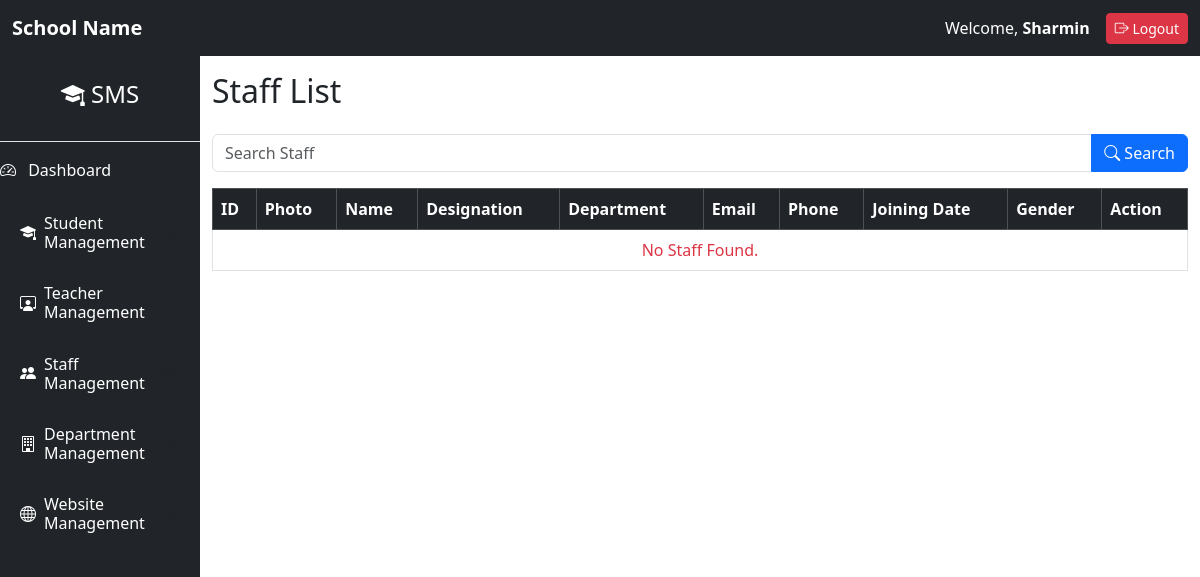
/staffs/ (signed in), run on an earlier commit of the app's database.
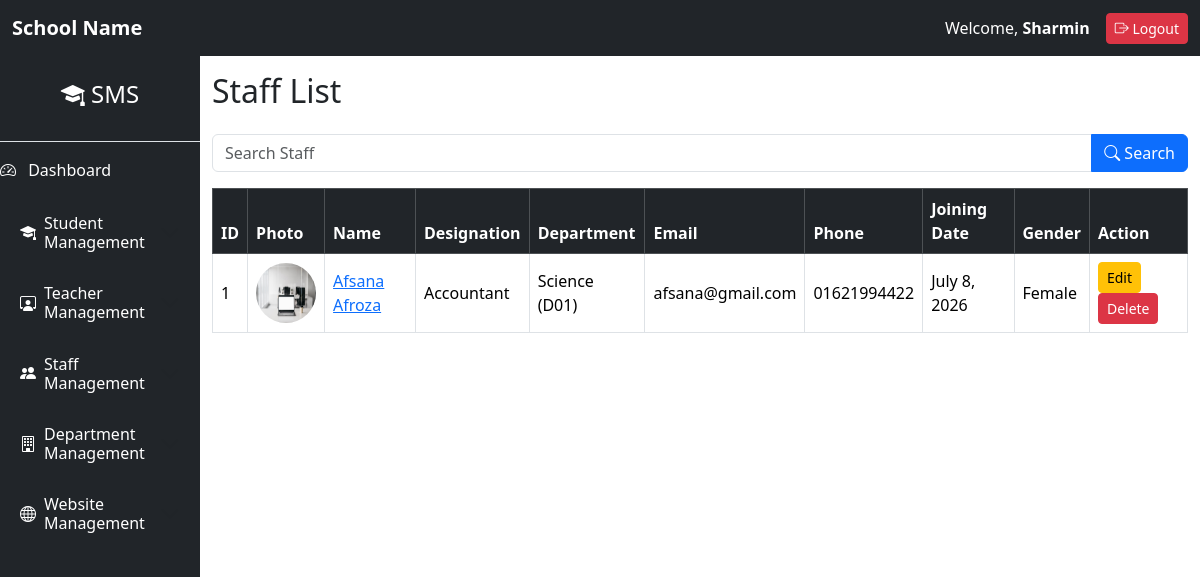
And on a later commit of the database.
### staffs/models.py (models this page shows, shortened)
class Staff(models.Model):
    GENDER_CHOICES = [
        ("Male", "Male"),
        ("Female", "Female"),
        ("Other", "Other"),
    ]
    RELIGION_CHOICES = [
        ("Islam", "Islam"),
        ("Hindu", "Hindu"),
        ("Buddhist", "Buddhist"),
        ("Christian", "Christian"),
        ("Other", "Other"),
    ]
    DESIGNATION_CHOICES = [
        ("Office Superintendent", "Office Superintendent"),
        ("Accountant", "Accountant"),
        ("Cashier", "Cashier"),
        ("Office Assistant", "Office Assistant"),
        ("Computer Operator", "Computer Operator"),
        ("Store Keeper", "Store Keeper"),
        ("Library Assistant", "Library Assistant"),
        ("Lab Assistant", "Lab Assistant"),
        ("Lab Attendant", "Lab Attendant"),
        ("Driver", "Driver"),
        ("Security Guard", "Security Guard"),
        ("Office Support Staff", "Office Support Staff"),
        ("Cleaner", "Cleaner"),
    ]
    created_by = models.ForeignKey(
        User,
        on_delete=models.CASCADE
    )
    name = models.CharField(
        max_length=100
    )
    designation = models.CharField(
        max_length=50,
        choices=DESIGNATION_CHOICES
    )
    department = models.ForeignKey(
        Department,
        on_delete=models.PROTECT
    )
    email = models.EmailField(
        unique=True
    )
    phone = models.CharField(
        max_length=11,
        validators=[
            RegexValidator(
                regex=r'^01[3-9]\d{8}$',
                message='Enter a valid Bangladeshi phone number.'
            )
        ]
    )
    dob = models.DateField()
    joining_date = models.DateField()
    religion = models.CharField(
        max_length=20,
        choices=RELIGION_CHOICES
    )
    gender = models.CharField(
        max_length=10,
        choices=GENDER_CHOICES
    )
    photo = models.ImageField(
        upload_to="staff_images/",
        blank=True,
        null=True
    )

### departments/models.py (models this page shows)
class Department(models.Model):
    name = models.CharField(
        max_length=100,
        unique=True
    )
    department_code = models.CharField(
        max_length=20,
        unique=True
    )
    created_at = models.DateTimeField(
        auto_now_add=True
    )
    updated_at = models.DateTimeField(
        auto_now=True
    )
    def __str__(self):
        return f"{self.name} ({self.department_code})"

### staffs/views.py (the view, shortened to what this page needs)
class StaffListView(LoginRequiredMixin,BaseListMixin, ListView):
    model = Staff
    template_name = "staff_list.html"
    context_object_name = "staffs"
    def get_queryset(self):
        query = self.request.GET.get("q")
        queryset = Staff.objects.all()
        return queryset.order_by(*self.ordering)

### staffs/templates/staff_list.html (shortened to what this page needs)
{% extends 'base.html' %}
{% block content %}
<div class="d-flex justify-content-between align-items-center mb-3">
    <h2>Staff List</h2>
</div>
{% include "search_form.html" with placeholder="Search Staff" %}
<table class="table table-bordered table-hover align-middle">
    <thead class="table-dark">
        <tr>
            <th>ID</th>
            <th>Photo</th>
            <th>Name</th>
            <th>Designation</th>
            <th>Department</th>
            <th>Email</th>
            <th>Phone</th>
            <th>Joining Date</th>
            <th>Gender</th>
            <th>Action</th>
        </tr>
    </thead>
    <tbody>
        {% for staff in staffs %}
        <tr>
            <td>{{ staff.id }}</td>
            <td>
                {% if staff.photo %}
                    <img
                        src="{{ staff.photo.url }}"
                        width="60"
                        height="60"
                        class="rounded-circle">
                {% else %}
                    No Photo
                {% endif %}
            </td>
            <td>
                <a href="{% url 'staff_detail' staff.id %}">
                    {{ staff.name }}
                </a>
            </td>
            <td>{{ staff.designation }}</td>
            <td>{{ staff.department }}</td>
            <td>{{ staff.email }}</td>
            <td>{{ staff.phone }}</td>
            <td>{{ staff.joining_date }}</td>
            <td>{{ staff.gender }}</td>
            <td>
                {% if perms.staffs.change_staff %}
                <a
                    href="{% url 'staff_edit' staff.id %}"
                    class="btn btn-warning btn-sm">
                    Edit
                </a>
                {% endif %}
                {% if perms.staffs.delete_staff %}
                <a
                    href="{% url 'staff_delete' staff.id %}"
                    class="btn btn-danger btn-sm">
                    Delete
                </a>
                {% endif %}
            </td>
        </tr>
        {% empty %}
        <tr>
            <td colspan="10"
                class="text-center text-danger">
                No Staff Found.
            </td>
        </tr>
        {% endfor %}
    </tbody>
</table>
{% endblock %}

What changed in the data, as far as the page shows it:
added Staff: id "1", photo (picture), name "Afsana Afroza", designation "Accountant", department "Science (D01)", email "afsana@gmail.com", phone "01621994422", joining_date "July 8, 2026", gender "Female"
Also different on the page:
text no longer shown: "No Staff Found."
